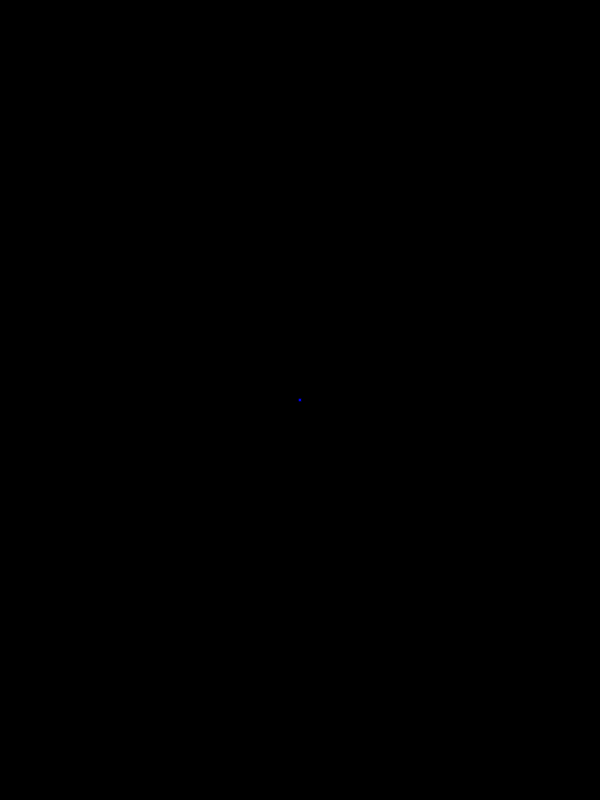
Frame 1 (no input)
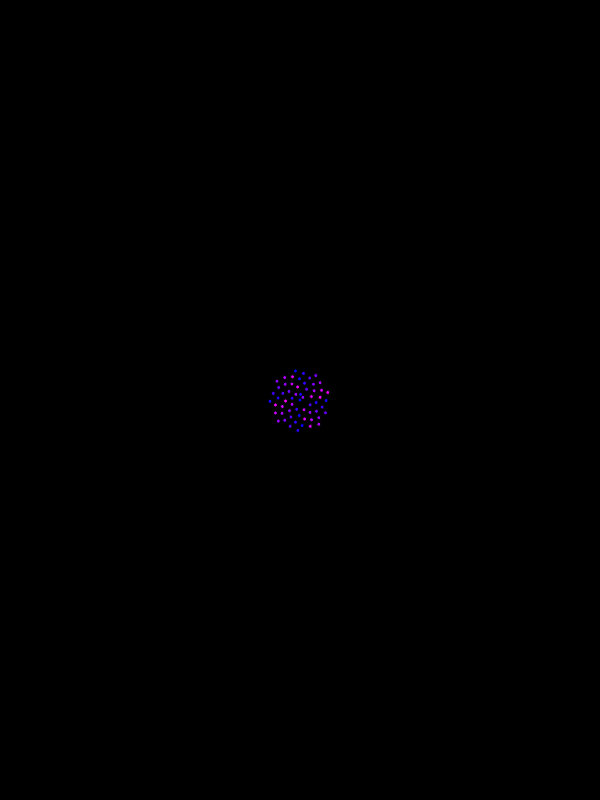
Frame 60 (no input)
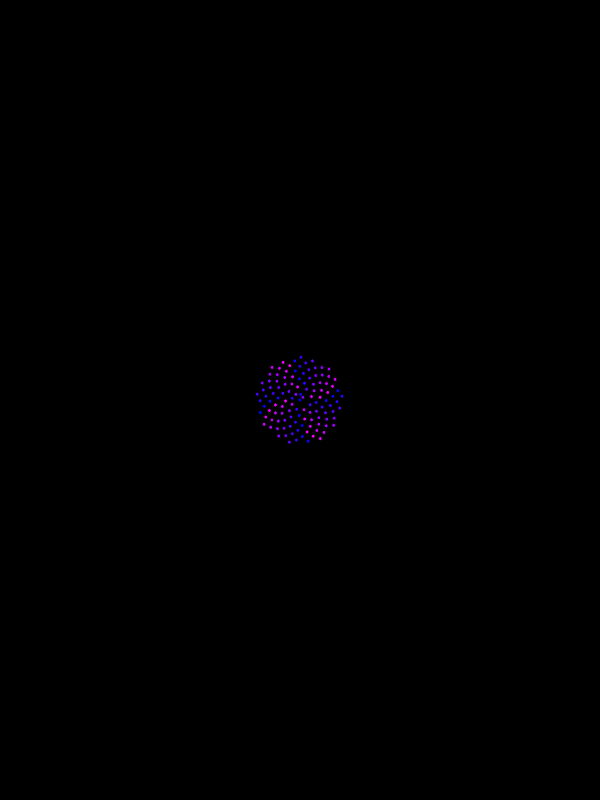
Frame 120 (the mouse pressed at the canvas centre since frame 60)

The p5.js sketch that drew these frames (run headless with seeded random() and noise() and a simulated clock; from frame 60 on, the mouse is pressed at the canvas centre):

// p5.js sketch
// ── sketch.js
var n = 0;
var c = 4;



function setup() {
  // put setup code here
  createCanvas(600, 800);
  background(0);

}

function draw() {
  // put drawing code here

  var q = random(0, 255);
  var g = random(0, 255);
  var b = random(0, 255); 

  var a = n * 137.5;
  var r = c * sqrt(n);

  var x = r * cos(a) + width / 2;
  var y = r * sin(a) + height /2;

  fill(a % 256, 0, 255);
  ellipse(x, y, 4, 4);
  scale(4);

  n++;
}
